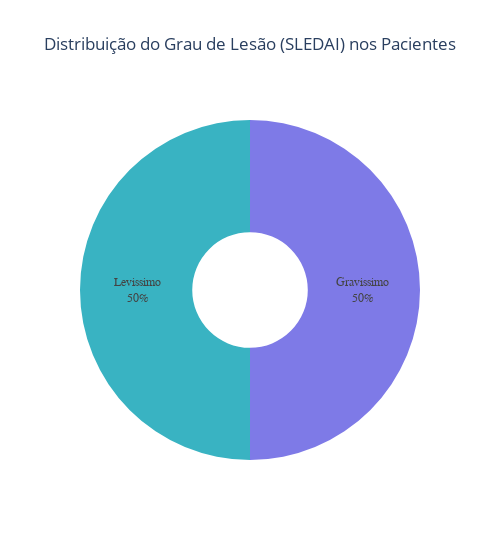

Notebook code cell kept with this figure:
### Code cell
patient_leve_grave = patient_data.query("patient_id.isin(@patient_ids) and class_granular.isin(['levissimo', 'gravissimo'])").sort_values(by=['patient_id', 'sledai'])
patient_leve_grave = pd.concat([patient_leve_grave.groupby('patient_id').first().reset_index(), patient_leve_grave.groupby('patient_id').last().reset_index()], ignore_index=True).sort_values(by=['patient_id', 'sledai'])

plot_pie_distribution(patient_leve_grave, col='class_granular')

### Figure 1 — Plotly figure (JSON) as saved in the notebook; plotly's stock layout.template omitted (floating-point values rounded to 4 significant figures)
{"data": [{"hole": 0.34, "insidetextorientation": "radial", "labels": ["Gravissimo", "Levissimo"], "marker": {"colors": ["#7e7ae7", "#39b3c2"]}, "textfont": {"family": "Arial Black"}, "textinfo": "percent+label", "type": "pie", "values": [0.5, 0.5]}], "layout": {"showlegend": false, "title": {"text": "Distribuição do Grau de Lesão (SLEDAI) nos Pacientes", "x": 0.5}, "width": 500}}
